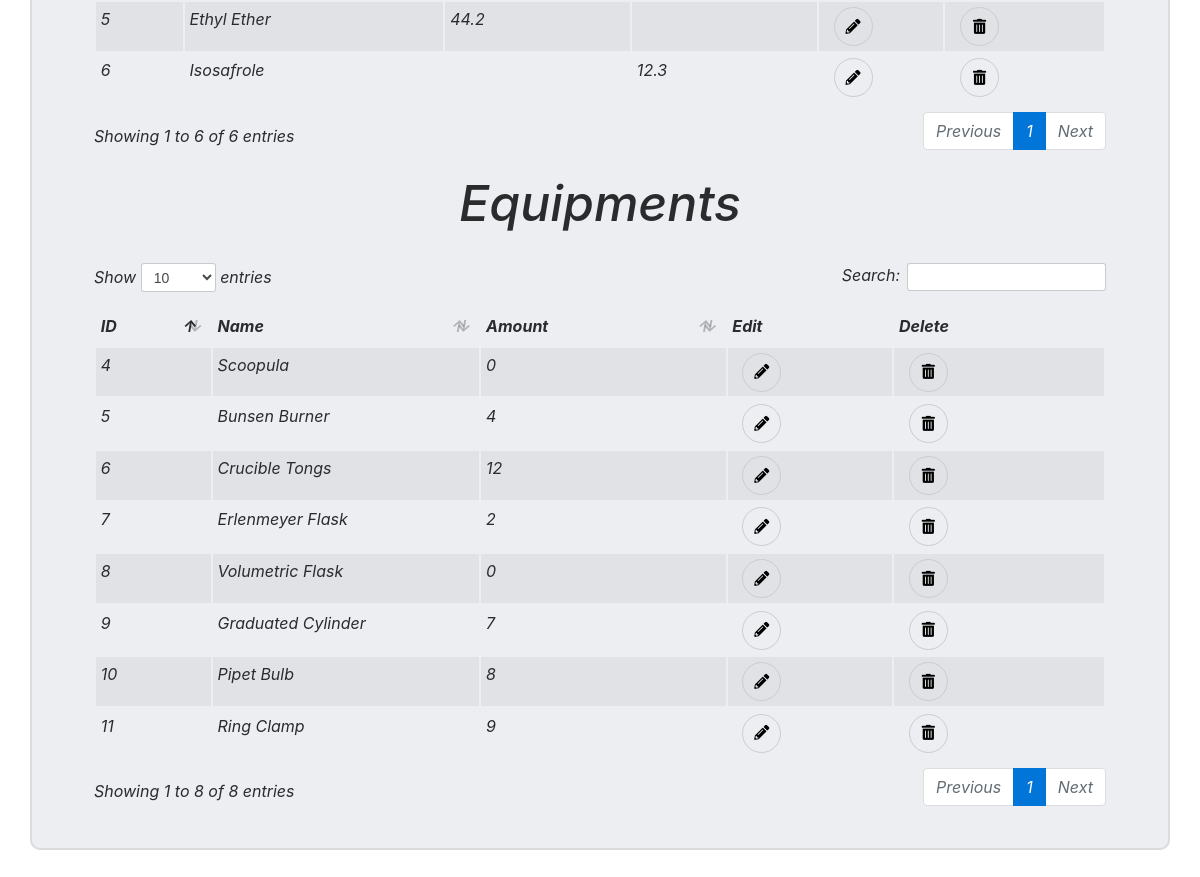
The page /master.php (lower part) on the database as committed earlier.
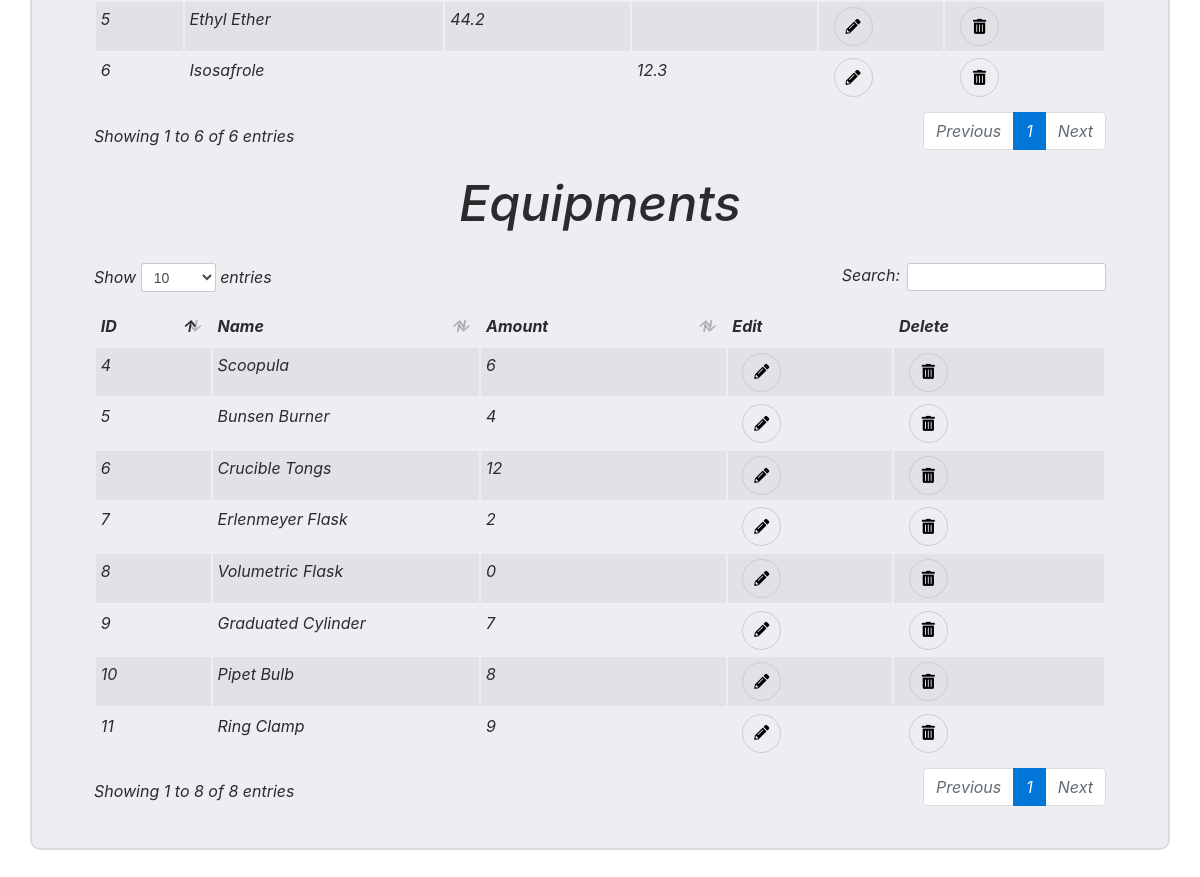
The same page on the database as committed later.
### tables this page shows
CREATE TABLE `glasswares` (
  `Glassware_Id` int(11) NOT NULL,
  `Name` varchar(256) NOT NULL,
  `Quantity_Available` int(11) NOT NULL
);

### table_all.php (the view, shortened to what this page needs)
<?php
	$MyUserName = "root";
	$MyPassword = "";
	$MyDBName = 'chem_glasswares';
	$MyConnection = mysqli_connect($MyServer, $MyUserName, $MyPassword, $MyDBName);
?>
<link rel="stylesheet" href="css/master.css">
<link rel="stylesheet" href="css/modal.css">
<link rel="stylesheet" href="css/font-awesome.min.js">
<link rel="stylesheet" href="datatables/DataTables/css/dataTables.bootstrap4.css">
<div>
	<div class="container">
		<div class="row">
			<div class="col-md-12">
				<table class="table table-sm table-striped table-hover" id="table_id">
					<tbody>
						<?php
							$MySearchQuery = "SELECT * FROM chemicals ORDER BY Chemical_Id;";
							$MyValues = $MyConnection -> query($MySearchQuery);
							if (($MyValues -> num_rows) > 0)
							{
								while ($MyResults = $MyValues -> fetch_assoc())
								{
									echo '<tr>';
									echo '<td>'.$MyResults['Chemical_Id'].'</td>';
									echo '<td>'.$MyResults['Name'].'</td>';
									echo '<td>'.$MyResults['Quantity_Available_mg'].'</td>';
									echo '<td>'.$MyResults['Quantity_Available_ml'].'</td>';
									echo '<td>
									<button type="submit" class="button button5 onclick="editFunction()"><i class="fas fa-pencil-alt"></i></button>
									</td>';
									echo '<td>
									<button type="submit" class="button button5"';
									echo 'onclick = "deleteFunction('.$MyResults['Chemical_Id'].', &quot;CHEMICAL&quot;)"';
									echo'><i class="fas fa-trash-alt"></i></button>
									</td>';
									echo '</tr>';
								}
							}
						?>
					</tbody>
				</table>
			</div>
		</div>
	</div>
</div>
<h1 class="jumbotron-fluid py-4 text-center" style="font-size: 50px"><em>Equipments</em></h1>
<div>
	<div class="container">
		<div class="row">
			<div class="col-md-12">
				<table class="table table-sm table-striped table-hover" id="table_id2">
					<thead>
						<tr>
							<th>ID</th>
							<th>Name</th>
							<th>Amount</th>
							<th>Edit</th>
							<th>Delete</th>
						</tr>
					</thead>
					<tbody>
						<?php
							$MySearchQuery = "SELECT * FROM glasswares ORDER BY Glassware_Id;";
							$MyValues = $MyConnection -> query($MySearchQuery);
							if (($MyValues -> num_rows) > 0)
							{
								while ($MyResults = $MyValues -> fetch_assoc())
								{
									echo '<tr>';
									echo '<td>'.$MyResults['Glassware_Id'].'</td>';
									echo '<td>'.$MyResults['Name'].'</td>';
									echo '<td>'.$MyResults['Quantity_Available'].'</td>';
									echo '<td><button type="submit" class="button button5 onclick="editFunction()"><i class="fas fa-pencil-alt"></i></button></td>';
									echo '<td><button type="submit" class="button button5"';
									echo 'onclick = "deleteFunction('.$MyResults['Glassware_Id'].', &quot;GLASS&quot;)"';
									echo'><i class="fas fa-trash-alt"></i></button>
										</td>';
									echo '</tr>';
								}
							}
						?>
					</tbody>
				</table>
			</div>
		</div>
	</div>
</div>

Rows that differ between the two databases and show on the page:
changed glasswares "Scoopula": Quantity_Available "0" → "6"
